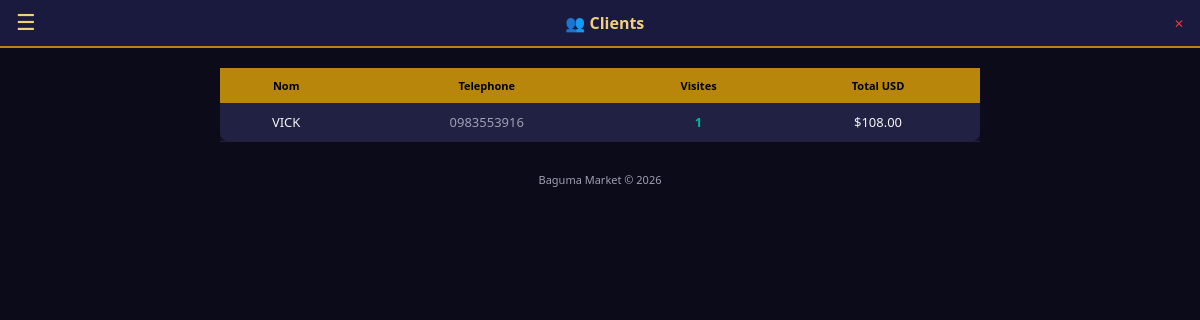
The page /clients (signed in) on the database as committed earlier.
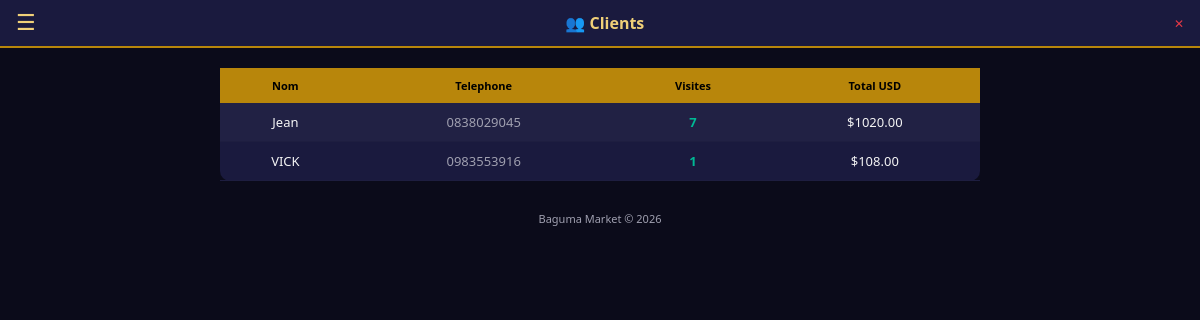
The same page on the database as committed later.
### tables this page shows
CREATE TABLE clients (
        id INTEGER PRIMARY KEY AUTOINCREMENT,
        nom TEXT, telephone TEXT UNIQUE,
        nb_visites INTEGER DEFAULT 0, total_usd REAL DEFAULT 0,
        total_cdf REAL DEFAULT 0, premier_visite TEXT, derniere_visite TEXT, tenant_id INTEGER DEFAULT 0);

### web.py (the view)
@app.route("/clients")
@login_required
def clients():
    conn = get_db()
    c = conn.cursor()
    etid = get_effective_tid()
    if etid is not None:
        c.execute("SELECT * FROM clients WHERE tenant_id=? ORDER BY nb_visites DESC LIMIT 100", (etid,))
    else:
        c.execute("SELECT * FROM clients ORDER BY nb_visites DESC LIMIT 100")
    clients_list = c.fetchall()
    conn.close()
    return render_template("clients.html", clients_list=clients_list, is_admin=is_admin())

### web.py (called while the page is built)
def get_db():
    conn = sqlite3.connect(DB)
    conn.row_factory = sqlite3.Row
    return conn

def login_required(f):
    from functools import wraps
    @wraps(f)
    def decorated(*args, **kwargs):
        if "user_id" not in session:
            return redirect(url_for("login"))
        return f(*args, **kwargs)
    return decorated

def is_admin():
    return session.get("tenant_id", 0) == 0 and session.get("role") == "admin"

def get_effective_tid():
    if is_admin():
        return session.get("view_tenant")
    return session.get("tenant_id")

### templates/clients.html (shortened to what this page needs)
{% extends "base.html" %}
{% block body %}
<div class="topbar">
<button class="menu-btn" onclick="toggleNav()">☰</button>
<h1>👥 Clients</h1>
<a href="/logout" style="color:var(--red);font-size:12px">✕</a>
</div>
<div class="container">
<div class="card" style="padding:0"><div class="table-scroll">
<table>
<tr><th>Nom</th><th>Telephone</th><th>Visites</th><th>Total USD</th></tr>
{% for cl in clients_list %}
<tr>
<td>{{cl.nom or '-'}}</td>
<td style="color:var(--txt2)">{{cl.telephone or '-'}}</td>
<td class="tag-entree">{{cl.nb_visites}}</td>
<td>${{ "%.2f"|format(cl.total_usd) }}</td>
</tr>
{% endfor %}
</table></div></div>
<div class="footer">Baguma Market &copy; 2026</div>
</div>
{% endblock %}

Rows that differ between the two databases and show on the page:
added clients: nom "Jean", telephone "0838029045", nb_visites "7", total_usd "1020.00"
